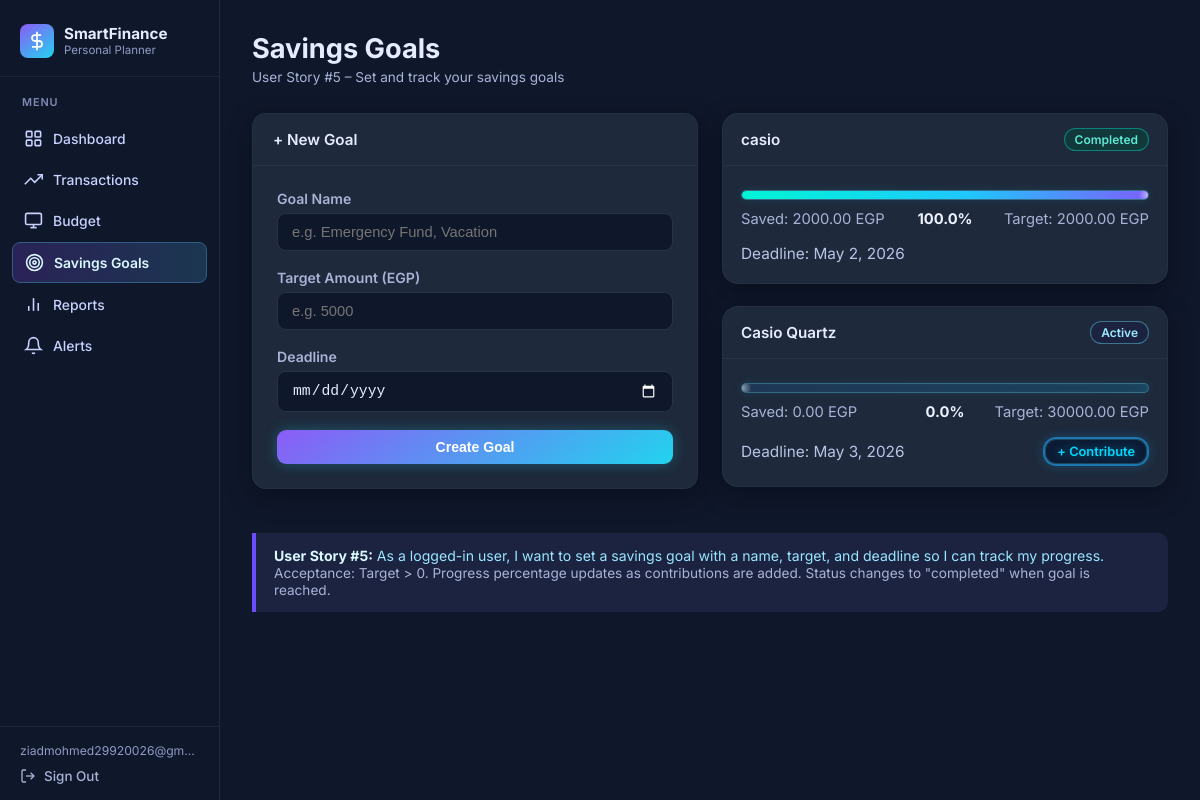
Screenshot of /goals/ (signed in) with the database file from the repository.
### budget/models.py (models this page shows, shortened)
class SavingsGoal(models.Model):
    STATUS_CHOICES = [
        ('active',    'Active'),
        ('completed', 'Completed'),
        ('paused',    'Paused'),
    ]
    user           = models.ForeignKey(User, on_delete=models.CASCADE)
    name           = models.CharField(max_length=200)
    target_amount  = models.DecimalField(max_digits=10, decimal_places=2)
    current_amount = models.DecimalField(max_digits=10, decimal_places=2, default=0)
    deadline       = models.DateField()
    status         = models.CharField(max_length=10, choices=STATUS_CHOICES, default='active')
    created_at     = models.DateTimeField(auto_now_add=True)
    def get_completion_percentage(self):
        if self.target_amount == 0:
            return 0
        pct = (self.current_amount / self.target_amount) * 100
        return round(min(pct, 100), 1)
    class Meta:
        ordering = ['deadline']

### budget/views.py (the view, shortened to what this page needs)
# urls.py: path('goals/',                          views.goals_view,            name='goals'),
@login_required
def goals_view(request):
    goals  = SavingsGoal.objects.filter(user=request.user)
    errors = {}
    return render(request, 'budget/goals.html', {'goals': goals, 'errors': errors, 'old': request.POST})

### budget/templates/budget/goals.html (shortened to what this page needs)
{% extends 'budget/base.html' %}
{% block content %}
<div class="page-header">
    <div>
        <h2>Savings Goals</h2>
        <p>User Story #5 – Set and track your savings goals</p>
    </div>
</div>
<div class="grid-2">
    <div class="card">
        <div class="card-header">+ New Goal</div>
        <div class="card-body">
            <form method="POST" action="{% url 'goals' %}">
                <div class="form-group">
                    <label for="name">Goal Name</label>
                    <input
                        type="text"
                        id="name"
                        name="name"
                        class="form-control"
                        placeholder="e.g. Emergency Fund, Vacation"
                        value="{{ old.name }}"
                    >
                </div>
                <div class="form-group">
                    <label for="target_amount">Target Amount (EGP)</label>
                    <input
                        type="number"
                        id="target_amount"
                        name="target_amount"
                        class="form-control"
                        placeholder="e.g. 5000"
                        step="0.01"
                        min="0.01"
                        value="{{ old.target_amount }}"
                    >
                </div>
                <div class="form-group">
                    <label for="deadline">Deadline</label>
                    <input
                        type="date"
                        id="deadline"
                        name="deadline"
                        class="form-control"
                        value="{{ old.deadline }}"
                    >
                </div>
                <button type="submit" class="btn btn-primary btn-block">
                    Create Goal
                </button>
            </form>
        </div>
    </div>
    <div>
        {% if goals %}
            {% for goal in goals %}
            <div class="card goal-card">
                <div class="card-header">
                    <span>{{ goal.name }}</span>
                    {% if goal.status == 'completed' %}
                        <span class="badge badge-green">Completed</span>
                    {% else %}
                        <span class="badge badge-blue">Active</span>
                    {% endif %}
                </div>
                <div class="card-body">
                    <div class="progress-wrap goal-progress-wrap">
                        <div
                            class="progress-bar {% if goal.status == 'completed' %}progress-green{% else %}progress-blue{% endif %}"
                            data-width="{{ goal.get_completion_percentage }}"
                        ></div>
                    </div>
                    <div class="goal-meta-row">
                        <span>Saved: {{ goal.current_amount }} EGP</span>
                        <span class="goal-center">{{ goal.get_completion_percentage }}%</span>
                        <span class="goal-right">Target: {{ goal.target_amount }} EGP</span>
                    </div>
                    <div class="goal-footer-row">
                        <span class="goal-deadline">
                            Deadline: {{ goal.deadline }}
                        </span>
                        {% if goal.status != 'completed' %}
                        <a href="{% url 'contribute' goal.id %}" class="btn btn-cyan-neo btn-sm">
                            + Contribute
                        </a>
                        {% endif %}
                    </div>
                </div>
            </div>
            {% endfor %}
        {% else %}
            <div class="empty-state">
                <h3>No goals yet</h3>
                <p>Use the form on the left to create your first savings goal.</p>
            </div>
        {% endif %}
    </div>
</div>
<div class="info-box">
    <strong>User Story #5:</strong> As a logged-in user, I want to set a savings goal
    with a name, target, and deadline so I can track my progress.<br>
    <span class="text-muted">
        Acceptance: Target &gt; 0. Progress percentage updates as contributions are added.
        Status changes to "completed" when goal is reached.
    </span>
</div>
{% endblock %}

### budget/templates/budget/base.html (shortened to what this page needs)
<!DOCTYPE html>
<html lang="en">
<head>
</head>
<body>
{% if user.is_authenticated %}
<aside class="sidebar">
    <div class="sidebar-brand">
        <div class="brand-icon">
            <svg viewBox="0 0 24 24" fill="none" stroke="currentColor" stroke-width="2">
                <line x1="12" y1="1" x2="12" y2="23"/><path d="M17 5H9.5a3.5 3.5 0 0 0 0 7h5a3.5 3.5 0 0 1 0 7H6"/>
            </svg>
        </div>
        <div class="brand-text">
            <div class="brand-name">SmartFinance</div>
            <div class="brand-sub">Personal Planner</div>
        </div>
    </div>
    <nav class="sidebar-nav">
        <div class="nav-section-label">Menu</div>
        <a href="{% url 'dashboard' %}"
           class="nav-item {% if request.resolver_match.url_name == 'dashboard' %}active{% endif %}">
            <svg class="nav-icon" viewBox="0 0 24 24" fill="none" stroke="currentColor" stroke-width="2">
                <rect x="3" y="3" width="7" height="7" rx="1"/><rect x="14" y="3" width="7" height="7" rx="1"/>
                <rect x="14" y="14" width="7" height="7" rx="1"/><rect x="3" y="14" width="7" height="7" rx="1"/>
            </svg>
            Dashboard
        </a>
        <a href="{% url 'transaction_list' %}"
           class="nav-item {% if request.resolver_match.url_name == 'transaction_list' or request.resolver_match.url_name == 'add_transaction' %}active{% endif %}">
            <svg class="nav-icon" viewBox="0 0 24 24" fill="none" stroke="currentColor" stroke-width="2">
                <polyline points="23 6 13.5 15.5 8.5 10.5 1 18"/><polyline points="17 6 23 6 23 12"/>
            </svg>
            Transactions
        </a>
        <a href="{% url 'budget_list' %}"
           class="nav-item {% if request.resolver_match.url_name == 'budget_list' or request.resolver_match.url_name == 'create_budget' %}active{% endif %}">
            <svg class="nav-icon" viewBox="0 0 24 24" fill="none" stroke="currentColor" stroke-width="2">
                <rect x="2" y="3" width="20" height="14" rx="2"/><line x1="8" y1="21" x2="16" y2="21"/>
                <line x1="12" y1="17" x2="12" y2="21"/>
            </svg>
            Budget
        </a>
        <a href="{% url 'goals' %}"
           class="nav-item {% if request.resolver_match.url_name == 'goals' or request.resolver_match.url_name == 'contribute' %}active{% endif %}">
            <svg class="nav-icon" viewBox="0 0 24 24" fill="none" stroke="currentColor" stroke-width="2">
                <circle cx="12" cy="12" r="10"/><circle cx="12" cy="12" r="6"/><circle cx="12" cy="12" r="2"/>
            </svg>
            Savings Goals
        </a>
        <a href="{% url 'reports' %}"
           class="nav-item {% if request.resolver_match.url_name == 'reports' %}active{% endif %}">
            <svg class="nav-icon" viewBox="0 0 24 24" fill="none" stroke="currentColor" stroke-width="2">
                <line x1="18" y1="20" x2="18" y2="10"/><line x1="12" y1="20" x2="12" y2="4"/>
                <line x1="6" y1="20" x2="6" y2="14"/>
            </svg>
            Reports
        </a>
        <a href="{% url 'alerts' %}"
           class="nav-item {% if request.resolver_match.url_name == 'alerts' %}active{% endif %}">
            <svg class="nav-icon" viewBox="0 0 24 24" fill="none" stroke="currentColor" stroke-width="2">
                <path d="M18 8A6 6 0 0 0 6 8c0 7-3 9-3 9h18s-3-2-3-9"/>
                <path d="M13.73 21a2 2 0 0 1-3.46 0"/>
            </svg>
            Alerts
        </a>
    </nav>
    <div class="sidebar-footer">
        <div class="sidebar-user-name">{{ user.email|default:user.username }}</div>
        <a href="{% url 'logout' %}" class="sidebar-signout">
            <svg width="16" height="16" viewBox="0 0 24 24" fill="none" stroke="currentColor" stroke-width="2">
                <path d="M9 21H5a2 2 0 0 1-2-2V5a2 2 0 0 1 2-2h4"/>
                <polyline points="16 17 21 12 16 7"/><line x1="21" y1="12" x2="9" y2="12"/>
            </svg>
            Sign Out
        </a>
    </div>
</aside>
<div class="main-wrapper">
{% endif %}
<main>
    {% block content %}{% endblock %}
</main>
{% if user.is_authenticated %}
</div>
{% else %}
</div>
{% endif %}
</body>
</html>

### rows the page displays
SavingsGoal: name "casio", status "Completed", current_amount "2000.00", get_completion_percentage "100.0", target_amount "2000.00", deadline "May 2, 2026"
SavingsGoal: name "Casio Quartz", status "Active", current_amount "0.00", get_completion_percentage "0.0", target_amount "30000.00", deadline "May 3, 2026"

### other values shown
{{ user.email|default:user.username }} "ziadmohmed29920026@gm…"
